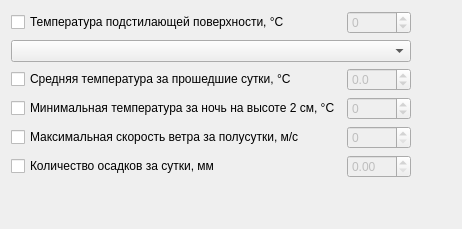
         <widget class="QWidget" name="nationalTab">
          <attribute name="title">
           <string>Национальные данные</string>
          </attribute>
          <layout class="QGridLayout" name="gridLayout_14">
           <item row="0" column="1">
            <spacer name="horizontalSpacer_3">
             <property name="orientation">
              <enum>Qt::Horizontal</enum>
             </property>
             <property name="sizeHint" stdset="0">
              <size>
               <width>40</width>
               <height>20</height>
              </size>
             </property>
            </spacer>
           </item>
           <item row="0" column="0">
            <layout class="QGridLayout" name="gridLayout_13">
             <item row="0" column="0">
              <widget class="QCheckBox" name="is_snTg_Tg_">
               <property name="text">
                <string>Температура подстилающей поверхности, °С</string>
               </property>
              </widget>
             </item>
             <item row="1" column="0" colspan="2">
              <widget class="QComboBox" name="E5">
               <property name="enabled">
                <bool>true</bool>
               </property>
              </widget>
             </item>
             <item row="2" column="0">
              <widget class="QCheckBox" name="is_snT24T24T24">
               <property name="text">
                <string>Средняя температура за прошедшие сутки, °С</string>
               </property>
              </widget>
             </item>
             <item row="2" column="1">
              <widget class="QDoubleSpinBox" name="snT24T24T24">
               <property name="enabled">
                <bool>false</bool>
               </property>
               <property name="decimals">
                <number>1</number>
               </property>
               <property name="minimum">
                <double>-100.000000000000000</double>
               </property>
              </widget>
             </item>
             <item row="3" column="0">
              <widget class="QCheckBox" name="is_snT2T2">
               <property name="text">
                <string>Минимальная температура за ночь на высоте 2 см, °С</string>
               </property>
              </widget>
             </item>
             <item row="4" column="0">
              <widget class="QCheckBox" name="is_f12f12">
               <property name="text">
                <string>Максимальная скорость ветра за полусутки, м/с</string>
               </property>
              </widget>
             </item>
             <item row="4" column="1">
              <widget class="QSpinBox" name="f12f12">
               <property name="enabled">
                <bool>false</bool>
               </property>
              </widget>
             </item>
             <item row="5" column="0">
              <widget class="QCheckBox" name="is_R24R24R24">
               <property name="text">
                <string>Количество осадков за сутки, мм</string>
               </property>
              </widget>
             </item>
             <item row="0" column="1">
              <widget class="QSpinBox" name="snTg_Tg_">
               <property name="enabled">
                <bool>false</bool>
               </property>
               <property name="minimum">
                <number>-99</number>
               </property>
              </widget>
             </item>
             <item row="3" column="1">
              <widget class="QSpinBox" name="snT2T2">
               <property name="enabled">
                <bool>false</bool>
               </property>
               <property name="minimum">
                <number>-99</number>
               </property>
              </widget>
             </item>
             <item row="5" column="1">
              <widget class="QDoubleSpinBox" name="R24R24R24">
               <property name="enabled">
                <bool>false</bool>
               </property>
               <property name="maximum">
                <double>999.000000000000000</double>
               </property>
              </widget>
             </item>
            </layout>
           </item>
           <item row="1" column="0">
            <spacer name="verticalSpacer">
             <property name="orientation">
              <enum>Qt::Vertical</enum>
             </property>
             <property name="sizeHint" stdset="0">
              <size>
               <width>20</width>
               <height>40</height>
              </size>
             </property>
            </spacer>
           </item>
          </layout>
         </widget>
